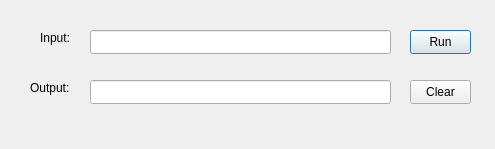
<?xml version="1.0" encoding="UTF-8"?>
<ui version="4.0">
 <class>TwosComplement</class>
 <widget class="QDialog" name="TwosComplement">
  <property name="geometry">
   <rect>
    <x>0</x>
    <y>0</y>
    <width>495</width>
    <height>149</height>
   </rect>
  </property>
  <property name="windowTitle">
   <string>2's Complement</string>
  </property>
  <widget class="QLineEdit" name="txtInput">
   <property name="geometry">
    <rect>
     <x>90</x>
     <y>30</y>
     <width>301</width>
     <height>24</height>
    </rect>
   </property>
   <property name="maxLength">
    <number>30</number>
   </property>
  </widget>
  <widget class="QLineEdit" name="txtOutput">
   <property name="geometry">
    <rect>
     <x>90</x>
     <y>80</y>
     <width>301</width>
     <height>24</height>
    </rect>
   </property>
   <property name="maxLength">
    <number>30</number>
   </property>
   <property name="readOnly">
    <bool>true</bool>
   </property>
  </widget>
  <widget class="QPushButton" name="Run">
   <property name="geometry">
    <rect>
     <x>410</x>
     <y>30</y>
     <width>61</width>
     <height>24</height>
    </rect>
   </property>
   <property name="text">
    <string>Run</string>
   </property>
  </widget>
  <widget class="QLabel" name="label">
   <property name="geometry">
    <rect>
     <x>40</x>
     <y>30</y>
     <width>49</width>
     <height>16</height>
    </rect>
   </property>
   <property name="text">
    <string>Input:</string>
   </property>
  </widget>
  <widget class="QLabel" name="label_2">
   <property name="geometry">
    <rect>
     <x>30</x>
     <y>80</y>
     <width>49</width>
     <height>16</height>
    </rect>
   </property>
   <property name="text">
    <string>Output:</string>
   </property>
  </widget>
  <widget class="QPushButton" name="pushButton">
   <property name="geometry">
    <rect>
     <x>410</x>
     <y>80</y>
     <width>61</width>
     <height>24</height>
    </rect>
   </property>
   <property name="text">
    <string>Clear</string>
   </property>
  </widget>
 </widget>
 <resources/>
 <connections/>
</ui>
